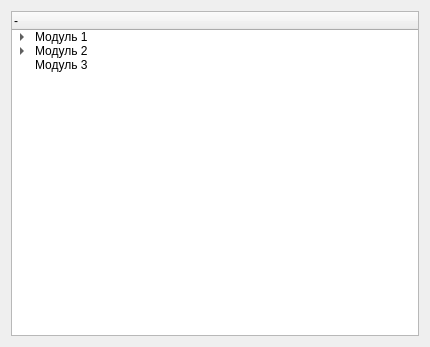
<?xml version="1.0" encoding="UTF-8"?>
<ui version="4.0">
 <class>Dialog</class>
 <widget class="QDialog" name="Dialog">
  <property name="geometry">
   <rect>
    <x>0</x>
    <y>0</y>
    <width>430</width>
    <height>347</height>
   </rect>
  </property>
  <property name="windowTitle">
   <string>Dialog</string>
  </property>
  <layout class="QVBoxLayout" name="verticalLayout">
   <item>
    <widget class="QTreeWidget" name="treeWidget">
     <column>
      <property name="text">
       <string>-</string>
      </property>
     </column>
     <item>
      <property name="text">
       <string>Модуль 1</string>
      </property>
      <item>
       <property name="text">
        <string>Урок 1</string>
       </property>
       <item>
        <property name="text">
         <string>Теория 3</string>
        </property>
       </item>
      </item>
     </item>
     <item>
      <property name="text">
       <string>Модуль 2</string>
      </property>
      <item>
       <property name="text">
        <string>Урок 2.1</string>
       </property>
      </item>
      <item>
       <property name="text">
        <string>Урок 2.2</string>
       </property>
      </item>
     </item>
     <item>
      <property name="text">
       <string>Модуль 3</string>
      </property>
     </item>
    </widget>
   </item>
  </layout>
 </widget>
 <resources/>
 <connections/>
</ui>
